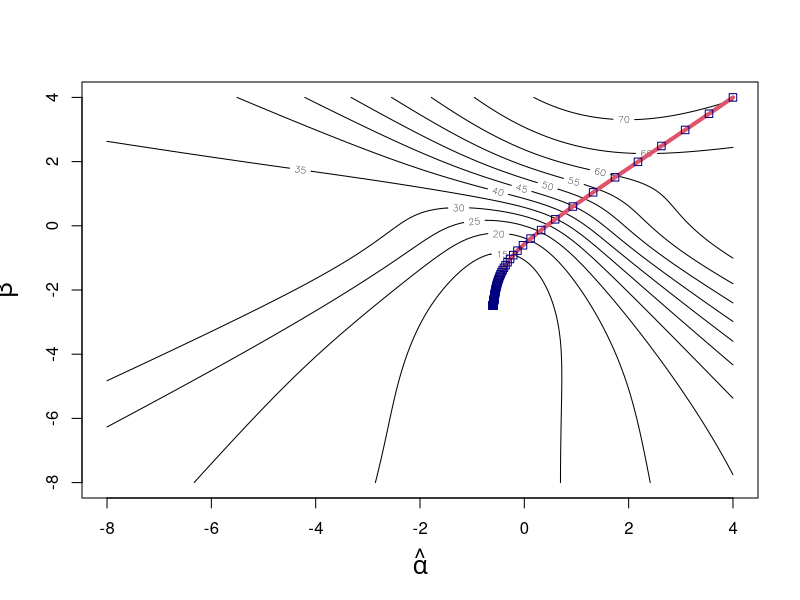

R code for this plot:
## R_Demo_AML_neuralnet_gradiant_decent_glm.R
##########################################################################
## INSTRUCTOR: Christopher Fariss
## COURSE NAME: Programming and Simulation Methods for Computational Social Science (1T, 2W)
## University of Essex Summer School 2025
##
## Date: 2025-07-16
##
## Please e-mail me if you find any errors or have and suggestions
## e-mail: cjf0006@gmail.com
## e-mail: cjfariss@umich.edu
##
##########################################################################
##
## Introduction to tutorial:
##
## Overview of Gradient Decent for generalized linear model example.
##
## Gradient decent is an iterative process used to find the best parameter value(s) in any model and especially a neural network.
##
##########################################################################

## set learning rate this varies on the unit interval (0 to 1]
library(MASS)
library(boot)
library(gtools)

lr <- .9
n <- 100
x <- rnorm(n)

alpha <- -1
beta <- -2

y <- rbinom(1:n, 1, prob=inv.logit(alpha + beta*x))
#y <- rbinom(1:n, 1, prob=inv.logit(alpha + beta*x + rnorm(n)))

## Start with a random guess
X_mat <- cbind(1,x)

alpha_hat <- 4
beta_hat <- 4
iterations <- 1000

loss <- variance <- NA

y_hat <- matrix(NA, nrow=n, ncol=iterations)
y_error <- matrix(NA, nrow=n, ncol=iterations)
delta <- matrix(NA, nrow=2, ncol=iterations)

## sequential iterations to evaluate loss function
for (j in 1:iterations){
    
    ## calculate the predicted y_hat based on the observed x variable and the best guess of alpha and beta
    y_hat[,j] <- inv.logit(alpha_hat[j] + beta_hat[j] * x)

    ## this works too but not as well as above
    #y_hat[,j] <- rbinom(1:n,1,prob=inv.logit(alpha_hat[j] + beta_hat[j] * x))
    
    ## difference between the predicted y (y_hat) and y is the error for y
    y_error[,j] <- y_hat[,j] - y
    
    ## the estimated error is used to calculate the unexplained variance between y and y_hat, which is the sum of squared errors
    loss[j] <- sum(y_error[,j]^2)
    
    ## calculate the gradient at that point (this works because the errors are independent to the column vectors in X
    ##delta[1:2,j] <- (t(X_mat) %*% y_error[,j]) * (1/n)
    delta[1,j] <- sum(X_mat[,1] * y_error[,j])/n
    delta[2,j] <- sum(X_mat[,2] * y_error[,j])/n
    
    ## shift estimates along the gradient (+ function if y-y_hat; - function if y_hat-y)
    alpha_hat[j+1] <- alpha_hat[j] - (lr*delta[1,j])
    beta_hat[j+1] <- beta_hat[j] - (lr*delta[2,j])
}

## estimate glm model
fit <- glm(y~x, family=binomial("logit"))
summary(fit)

## print the last value of the sequence of parameter estimates
alpha_hat[length(alpha_hat)]
beta_hat[length(beta_hat)]


## graph the values as a function of the loss statistic
ALPHA_seq <- seq(from=-8,4,.05)
BETA_seq <- seq(from=-8,4,.05)

LOSS <- matrix(NA, nrow=length(ALPHA_seq), ncol=length(BETA_seq))

## grid search for graphing
for(i in 1:length(ALPHA_seq)){
    for(j in 1:length(ALPHA_seq)){
        Y_hat <- inv.logit(ALPHA_seq[i] + BETA_seq[j] * X_mat[,2])
        LOSS[i,j] <- sum((y-Y_hat)^2)
        
    }
}

## plot the log loss
contour(ALPHA_seq, BETA_seq,(LOSS), xlab=expression(hat(alpha)), ylab=expression(hat(beta)), cex.lab=1.5)
lines(alpha_hat, beta_hat, col=2, lwd=4)
points(alpha_hat, beta_hat, col="navy", pch=.5)
